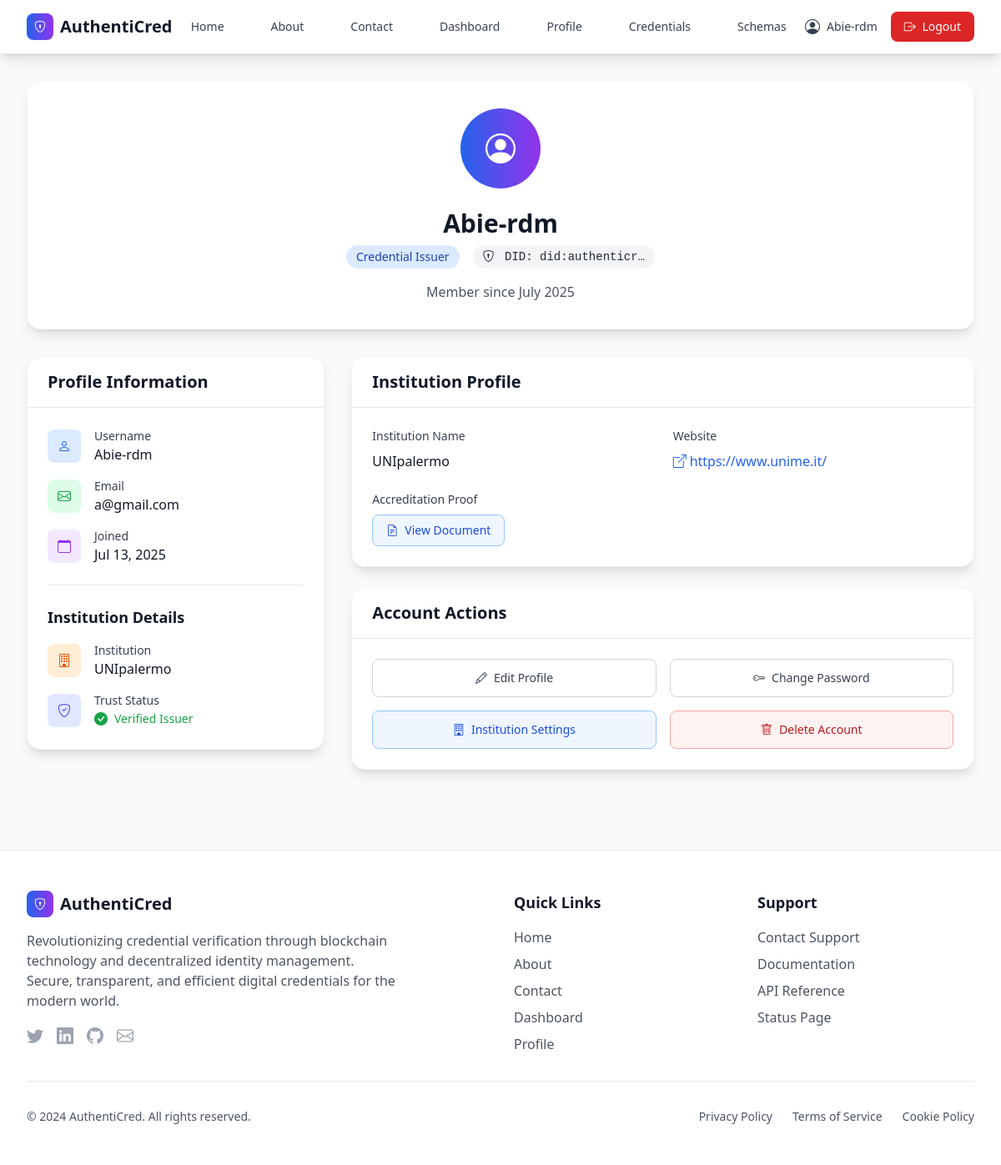
Page /profile/ (signed in) on the committed database.
### users/models.py (models this page shows, shortened)
class User(AbstractUser):
    id = models.UUIDField(primary_key=True, default=uuid.uuid4, editable=False)
    user_type = models.CharField(max_length=20, choices=USER_TYPE_CHOICES)
    did = models.CharField(max_length=255, unique=True, null=True, blank=True)
    public_key = models.TextField(null=True, blank=True)
    created_at = models.DateTimeField(default=timezone.now)
    updated_at = models.DateTimeField(auto_now=True)
    groups = models.ManyToManyField(
        Group,
        verbose_name='groups',
        blank=True,
        help_text='The groups this user belongs to.',
        related_name="custom_user_set",
        related_query_name="user",
    )
    user_permissions = models.ManyToManyField(
        Permission,
        verbose_name='user permissions',
        blank=True,
        help_text='Specific permissions for this user.',
        related_name="custom_user_set",
        related_query_name="user",
    )
    def is_issuer(self):
        return self.user_type == 'INSTITUTION'
    def get_trust_status(self):
        if self.user_type == 'INSTITUTION':
            try:
                profile = self.institution_profile
                return profile.is_trusted
            except InstitutionProfile.DoesNotExist:
                pass
        return False
    def is_holder(self):
        return self.user_type == 'STUDENT'
    def is_verifier(self):
        return self.user_type == 'EMPLOYER'

class InstitutionProfile(models.Model):
    user = models.OneToOneField(User, on_delete=models.CASCADE, related_name='institution_profile')
    name = models.CharField(max_length=255)
    description = models.TextField(blank=True, null=True)
    website = models.URLField(blank=True, null=True)
    accreditation_proof = models.FileField(upload_to='accreditations/', null=True, blank=True)
    is_trusted = models.BooleanField(default=False)
    created_at = models.DateTimeField(default=timezone.now)

### users/views.py (the view)
# urls.py: path('profile/', views.profile_view, name='profile'),
@login_required
def profile_view(request):
    user = request.user
    context = {'user': user}
    if user.user_type == 'INSTITUTION':
        try:
            profile = InstitutionProfile.objects.get(user=user)
            context['profile'] = profile
            context['is_trusted'] = user.get_trust_status()
            context['transactions'] = OnChainTransaction.objects.filter(
                metadata__did=user.did
            ).order_by('-created_at')[:5]
        except InstitutionProfile.DoesNotExist:
            logger.warning(f"Institution profile missing for user: {user.id}")
            messages.warning(request, "Institution profile not completed. Please update your profile.")
    return render(request, 'users/profile.html', context)

### users/templates/users/profile.html (shortened to what this page needs)
{% extends 'users/base.html' %}
{% block content %}
<div class="max-w-7xl mx-auto">
    <div class="bg-white rounded-2xl shadow-lg border border-gray-100 mb-8">
        <div class="p-8 text-center">
            <div class="flex justify-center mb-6">
                <div class="w-24 h-24 bg-gradient-to-r from-blue-600 to-purple-600 rounded-full flex items-center justify-center">
                    <i class="bi bi-person-circle text-white text-4xl"></i>
                </div>
            </div>
            <h1 class="text-3xl font-bold text-gray-900 mb-2">{{ user.username }}</h1>
            <div class="flex items-center justify-center space-x-4 mb-4">
                <span class="bg-blue-100 text-blue-800 px-3 py-1 rounded-full text-sm font-medium">
                    {{ user.get_user_type_display }}
                </span>
                {% if user.did %}
                <span class="bg-gray-100 text-gray-800 px-3 py-1 rounded-full text-sm font-medium did-badge">
                    <i class="bi bi-shield-lock mr-1"></i> DID: {{ user.did|truncatechars:15 }}
                </span>
                {% endif %}
            </div>
            <p class="text-gray-600">Member since {{ user.date_joined|date:"F Y" }}</p>
        </div>
    </div>
    <div class="grid lg:grid-cols-3 gap-8">
        <div class="lg:col-span-1">
            <div class="bg-white rounded-2xl shadow-lg border border-gray-100">
                <div class="px-6 py-4 border-b border-gray-200">
                    <h2 class="text-xl font-semibold text-gray-900">Profile Information</h2>
                </div>
                <div class="p-6 space-y-6">
                    <div class="space-y-4">
                        <div class="flex items-center">
                            <div class="w-10 h-10 bg-blue-100 rounded-lg flex items-center justify-center mr-4">
                                <i class="bi bi-person text-blue-600"></i>
                            </div>
                            <div>
                                <p class="text-sm font-medium text-gray-700">Username</p>
                                <p class="text-gray-900">{{ user.username }}</p>
                            </div>
                        </div>
                        <div class="flex items-center">
                            <div class="w-10 h-10 bg-green-100 rounded-lg flex items-center justify-center mr-4">
                                <i class="bi bi-envelope text-green-600"></i>
                            </div>
                            <div>
                                <p class="text-sm font-medium text-gray-700">Email</p>
                                <p class="text-gray-900">{{ user.email|default:"Not set" }}</p>
                            </div>
                        </div>
                        <div class="flex items-center">
                            <div class="w-10 h-10 bg-purple-100 rounded-lg flex items-center justify-center mr-4">
                                <i class="bi bi-calendar text-purple-600"></i>
                            </div>
                            <div>
                                <p class="text-sm font-medium text-gray-700">Joined</p>
                                <p class="text-gray-900">{{ user.date_joined|date:"M d, Y" }}</p>
                            </div>
                        </div>
                    </div>
                    {% if user.is_issuer and profile %}
                    <div class="border-t border-gray-200 pt-6">
                        <h3 class="text-lg font-semibold text-gray-900 mb-4">Institution Details</h3>
                        <div class="space-y-4">
                            <div class="flex items-center">
                                <div class="w-10 h-10 bg-orange-100 rounded-lg flex items-center justify-center mr-4">
                                    <i class="bi bi-building text-orange-600"></i>
                                </div>
                                <div>
                                    <p class="text-sm font-medium text-gray-700">Institution</p>
                                    <p class="text-gray-900">{{ profile.name }}</p>
                                </div>
                            </div>
                            <div class="flex items-center">
                                <div class="w-10 h-10 bg-indigo-100 rounded-lg flex items-center justify-center mr-4">
                                    <i class="bi bi-shield-check text-indigo-600"></i>
                                </div>
                                <div>
                                    <p class="text-sm font-medium text-gray-700">Trust Status</p>
                                    {% if is_trusted is True %}
                                        <div class="flex items-center text-green-600">
                                            <i class="bi bi-check-circle-fill mr-2"></i>
                                            <span class="text-sm font-medium">Verified Issuer</span>
                                        </div>
                                    {% elif is_trusted is False %}
                                        <div class="flex items-center text-yellow-600">
                                            <i class="bi bi-clock-fill mr-2"></i>
                                            <span class="text-sm font-medium">Pending Verification</span>
                                        </div>
                                    {% endif %}
                                </div>
                            </div>
                        </div>
                    </div>
                    {% endif %}
                </div>
            </div>
        </div>
        <div class="lg:col-span-2 space-y-6">
            {% if user.is_issuer and profile %}
            <div class="bg-white rounded-2xl shadow-lg border border-gray-100">
                <div class="px-6 py-4 border-b border-gray-200">
                    <h2 class="text-xl font-semibold text-gray-900">Institution Profile</h2>
                </div>
                <div class="p-6 space-y-6">
                    <div class="grid md:grid-cols-2 gap-6">
                        <div>
                            <h3 class="text-sm font-medium text-gray-700 mb-2">Institution Name</h3>
                            <p class="text-gray-900 font-medium">{{ profile.name }}</p>
                        </div>
                        {% if profile.website %}
                        <div>
                            <h3 class="text-sm font-medium text-gray-700 mb-2">Website</h3>
                            <a href="{{ profile.website }}" target="_blank"
                               class="text-blue-600 hover:text-blue-700 font-medium inline-flex items-center">
                                <i class="bi bi-box-arrow-up-right mr-1"></i>
                                {{ profile.website }}
                            </a>
                        </div>
                        {% endif %}
                    </div>
                    <div>
                        <h3 class="text-sm font-medium text-gray-700 mb-2">Accreditation Proof</h3>
                        {% if profile.accreditation_proof %}
                            <a href="{{ profile.accreditation_proof.url }}" target="_blank"
                               class="inline-flex items-center px-4 py-2 border border-blue-300 rounded-lg text-sm font-medium text-blue-700 bg-blue-50 hover:bg-blue-100 transition-colors">
                                <i class="bi bi-file-earmark-text mr-2"></i>
                                View Document
                            </a>
                        {% else %}
                            <div class="flex items-center text-gray-500">
                                <i class="bi bi-file-earmark-x mr-2"></i>
                                <span class="text-sm">No document uploaded</span>
                            </div>
                        {% endif %}
                    </div>
                </div>
            </div>
            {% endif %}
            <div class="bg-white rounded-2xl shadow-lg border border-gray-100">
                <div class="px-6 py-4 border-b border-gray-200">
                    <h2 class="text-xl font-semibold text-gray-900">Account Actions</h2>
                </div>
                <div class="p-6">
                    <div class="grid md:grid-cols-2 gap-4">
                        <a href="{% url 'edit_profile' %}" class="inline-flex items-center justify-center px-4 py-3 border border-gray-300 rounded-lg text-sm font-medium text-gray-700 bg-white hover:bg-gray-50 transition-colors">
                            <i class="bi bi-pencil mr-2"></i> Edit Profile
                        </a>
                        <a href="{% url 'change_password' %}" class="inline-flex items-center justify-center px-4 py-3 border border-gray-300 rounded-lg text-sm font-medium text-gray-700 bg-white hover:bg-gray-50 transition-colors">
                            <i class="bi bi-key mr-2"></i> Change Password
                        </a>
                        {% if user.is_issuer %}
                        <a href="{% url 'institution_settings' %}" class="inline-flex items-center justify-center px-4 py-3 border border-blue-300 rounded-lg text-sm font-medium text-blue-700 bg-blue-50 hover:bg-blue-100 transition-colors">
                            <i class="bi bi-building mr-2"></i> Institution Settings
                        </a>
                        {% endif %}
                        <a href="{% url 'delete_account' %}" class="inline-flex items-center justify-center px-4 py-3 border border-red-300 rounded-lg text-sm font-medium text-red-700 bg-red-50 hover:bg-red-100 transition-colors">
                            <i class="bi bi-trash mr-2"></i> Delete Account
                        </a>
                    </div>
                </div>
            </div>
        </div>
    </div>
</div>
{% endblock %}

### users/templates/users/components/navbar.html (shortened to what this page needs)
<nav class="bg-white shadow-lg border-b border-gray-200">
    <div class="max-w-7xl mx-auto px-4 sm:px-6 lg:px-8">
        <div class="flex justify-between h-16">
            <div class="flex items-center">
                <a href="{% url 'home' %}" class="flex items-center space-x-2 text-xl font-bold text-gray-900">
                    <div class="w-8 h-8 bg-gradient-to-r from-blue-600 to-purple-600 rounded-lg flex items-center justify-center">
                        <i class="bi bi-shield-lock text-white text-sm"></i>
                    </div>
                    <span>AuthentiCred</span>
                </a>
            </div>
            <div class="hidden md:flex items-center space-x-8">
                <a href="{% url 'home' %}" class="text-gray-700 hover:text-blue-600 px-3 py-2 rounded-md text-sm font-medium transition-colors">
                    Home
                </a>
                <a href="{% url 'about' %}" class="text-gray-700 hover:text-blue-600 px-3 py-2 rounded-md text-sm font-medium transition-colors">
                    About
                </a>
                <a href="{% url 'contact' %}" class="text-gray-700 hover:text-blue-600 px-3 py-2 rounded-md text-sm font-medium transition-colors">
                    Contact
                </a>
                {% if user.is_authenticated %}
                <a href="{% url 'dashboard' %}" class="text-gray-700 hover:text-blue-600 px-3 py-2 rounded-md text-sm font-medium transition-colors">
                    Dashboard
                </a>
                <a href="{% url 'profile' %}" class="text-gray-700 hover:text-blue-600 px-3 py-2 rounded-md text-sm font-medium transition-colors">
                    Profile
                </a>
                {% if user.is_issuer %}
                <a href="{% url 'issued_credentials' %}" class="text-gray-700 hover:text-blue-600 px-3 py-2 rounded-md text-sm font-medium transition-colors">
                    Credentials
                </a>
                <a href="{% url 'schema_list' %}" class="text-gray-700 hover:text-blue-600 px-3 py-2 rounded-md text-sm font-medium transition-colors">
                    Schemas
                </a>
                {% endif %}
                {% endif %}
            </div>
            <div class="flex items-center space-x-4">
                {% if user.is_authenticated %}
                <div class="flex items-center space-x-2 text-sm text-gray-700">
                    <i class="bi bi-person-circle text-lg"></i>
                    <span>{{ user.username }}</span>
                </div>
                <a href="{% url 'logout' %}" class="bg-red-600 hover:bg-red-700 text-white px-4 py-2 rounded-lg text-sm font-medium transition-colors">
                    <i class="bi bi-box-arrow-right mr-1"></i> Logout
                </a>
                {% endif %}
            </div>
        </div>
    </div>
</nav>

### users/templates/users/base.html (style rules this page uses)
.did-badge { font-family: 'Courier New', monospace; }

### rows in the picture
User: username "Abie-rdm", user_type "Credential Issuer", did "did:authenticr…", date_joined "July 2025", email "a@gmail.com", date_joined "Jul 13, 2025"
InstitutionProfile: name "UNIpalermo", website "https://www.unime.it/"
